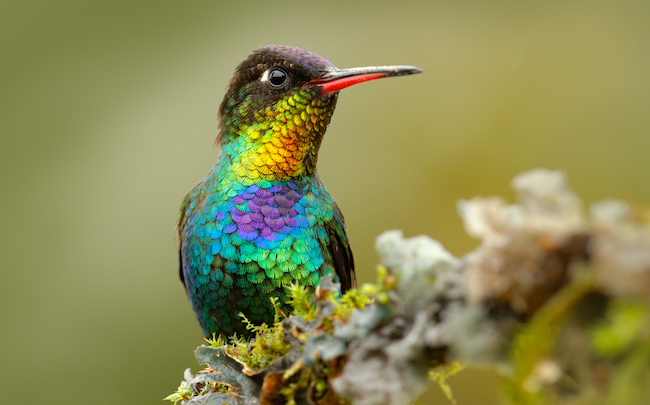
#> input picture data/kolibri.jpg, 650 x 405 px
$ python test_ip.py
#> lines starting #> are read from the running program, lines starting #| are printed output that depends on the picture
#> further down, matrix is the input picture: shape (405, 650, 3); mean B, G, R 84.6, 138.8, 139.1
### libs/ip_utils.py
#!/usr/bin/env python3
# -*- coding: utf-8 -*-
"""
Created on Sat May 15 13:25:01 2021

@author: pouja
"""

import cv2 as cv
import matplotlib.pyplot as plt
import numpy as np


# Convert a color matrix to gray
# [5 lines left out: function color_to_gray, not called in this run]


def rgb_to_ycbcr(matrix, nbits):
#> called with nbits = 8
    b, v, r = cv.split(matrix)
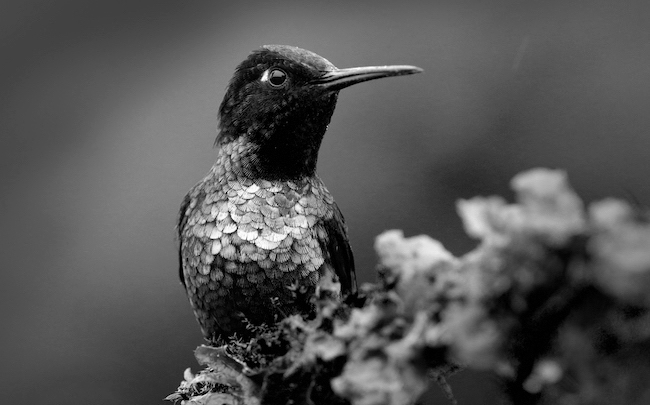
#> b: shape (405, 650); min 0, max 255, mean 84.6
    y = 0.299 * r + 0.587 * v + 0.114 * b
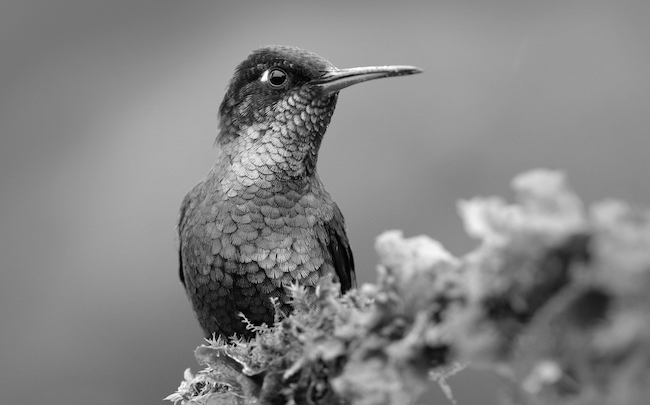
#> y: shape (405, 650) float64; min 0, max 255, mean 132.7
    cb = 0.5 * b - 0.1687 * r - 0.3313 * v + 2**(nbits-1)
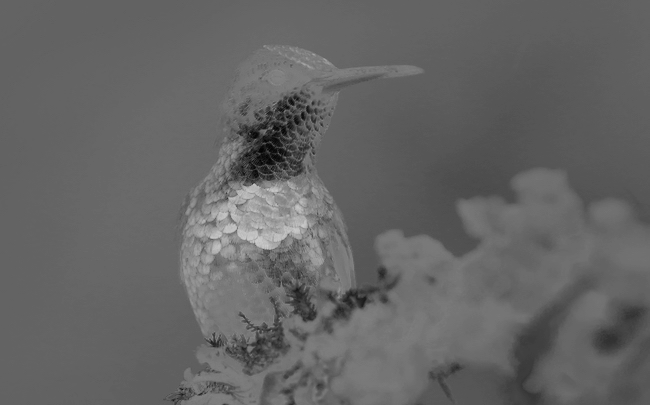
#> cb: shape (405, 650) float64; min 3.16, max 204.7, mean 100.9
    cr = 0.5 * r - 0.4187 * v - 0.0813 * b + 2**(nbits-1)
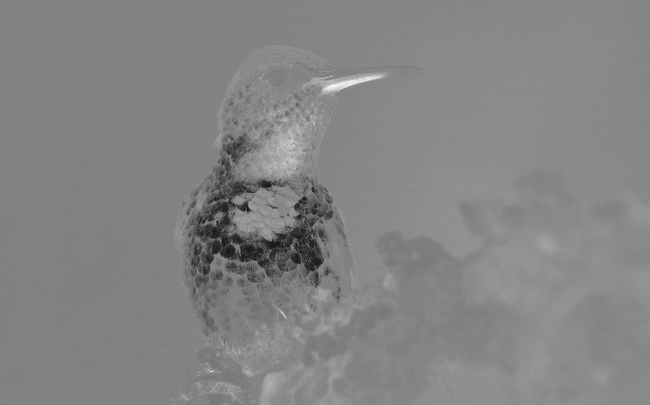
#> cr: shape (405, 650) float64; min 18.01, max 249.1, mean 132.6
#> call 2 of equalized_matrix, with nbits = 8

    return y, cb, cr


def ycbcr_to_rgb(y, cb, cr, nbits):
    matrix = np.zeros((y.shape[0], y.shape[1], 3))
    matrix[:, :, 0] = y + 1.772 * (cb - 2**(nbits-1))
    matrix[:, :, 1] = y - 0.34414 * (cb - 2**(nbits-1)) - 0.71414 * (cr - 2**(nbits-1))
    matrix[:, :, 2] = y + 1.402 * (cr - 2**(nbits-1))

    return matrix.astype(f'uint{nbits}')


# Calculate the histogram (normalized)
def histogram(matrix, nbits):
#> called with nbits = 8
    hist = np.zeros(2**nbits)
    for i in range(matrix.shape[0]):
        for j in range(matrix.shape[1]):
            hist[int(matrix[i, j])] = hist[int(matrix[i, j])] + 1
#> after the loop, hist = 256 values, max 5702 at index 153, min 3 at index 255, mean 1028.3

    return hist / np.max(hist) * (2**nbits - 1)


# Calculate cumulated histogram (normalized)
def cumulated_histogram(matrix, nbits):
    hist = histogram(matrix, nbits)
#> hist = 256 values, max 255 at index 153, min 0.134 at index 255, mean 45.99
    cumulated_hist = np.zeros(2**nbits)
    cumulated_hist[0] = hist[0]
    for i in range(1, hist.shape[0]):
        cumulated_hist[i] = cumulated_hist[i - 1] + hist[i]
#> after the loop, cumulated_hist = 256 values from 11.23 to 11772.8
    cumulated_hist /= np.max(cumulated_hist)
#> cumulated_hist = 256 values from 0.000953 to 1

    return cumulated_hist * (2**nbits - 1)


def equalized_matrix(matrix, nbits):
    """Equalize entry matrix histogram and return equalized matrix"""
    new_matrix = matrix.copy()

    if len(matrix.shape) == 2:
        cumulated_hist = cumulated_histogram(matrix, nbits)
        new_matrix = np.array([[cumulated_hist[int(new_matrix[i, j])] for
                                j in range(new_matrix.shape[1])] for i in range(new_matrix.shape[0])])
    else:
        y, cb, cr = rgb_to_ycbcr(matrix, nbits)
        ey = equalized_matrix(y, nbits)
#> in equalized_matrix (call 2), `cumulated_hist = cumulated_histogram(matrix, nbits)`: cumulated_hist = 256 values from 0.243 to 255
#> in equalized_matrix (call 2), `new_matrix = np.array([[cumulated_hist[int(new_matrix[i, j])] for j in..`:
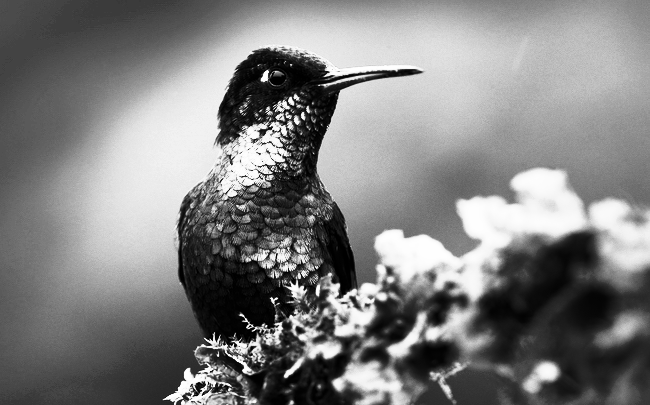
#> new_matrix: shape (405, 650) float64; min 0.243, max 255, mean 128.9
        new_matrix = ycbcr_to_rgb(ey, cb, cr, nbits)
#> in ycbcr_to_rgb, `matrix[:, :, 2] = y + 1.402 * (cr - 2**(nbits-1))`:
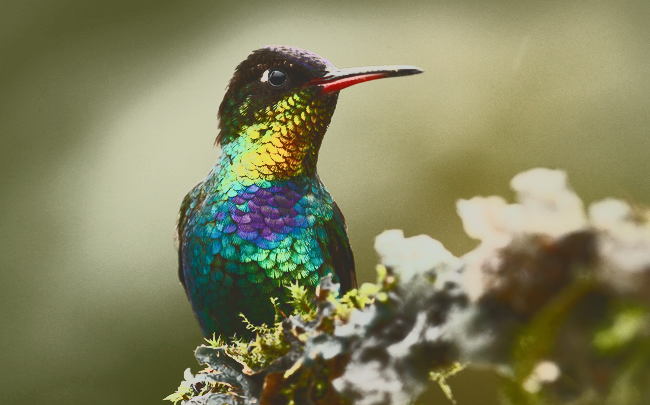
#> matrix: shape (405, 650, 3) float64; mean of channels 0, 1, 2 80.3, 134.5, 134.8; drawn with min black and max white
#> in ycbcr_to_rgb, `return matrix.astype(f'uint{nbits}')`:
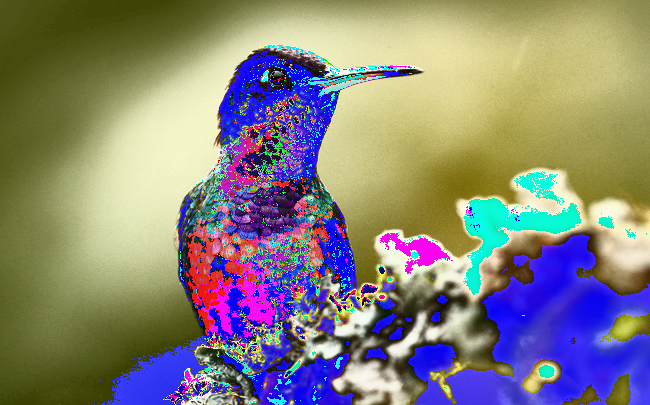
#> returned value: shape (405, 650, 3); mean of channels 0, 1, 2 124.6, 130.6, 134.9; drawn as B, G, R

    return new_matrix.astype(f'uint{nbits}')


# [33 lines left out: function pixelized_matrix, not called in this run]

### test_ip.py
#!/usr/bin/env python3
# -*- coding: utf-8 -*-
"""
Created on Sun May 16 14:04:07 2021

@author: pouja
"""
import matplotlib
import matplotlib.pyplot as plt
import cv2 as cv
import numpy as np

import libs.ip_utils as ip


# Colored matrix
matrix = cv.imread("data/kolibri.jpg")
plt.figure(1)
plt.imshow(matrix)

e_matrix = ip.equalized_matrix(matrix, 8)

plt.figure(2)
plt.imshow(e_matrix)
plt.show()


# # Let's move to gray scale
# # matrix_gray = ip.color_to_gray(matrix)
# # print("Gray image:", matrix_gray.shape)
# # plt.imshow(matrix_gray, cmap='gray')
# # plt.show()
# matrix_gray = matrix
#
# # Calculate it's histogram
# h = ip.histogram(matrix_gray, 8)
# print(np.amax(h))
# plt.plot(h)
# plt.show()
#
# # Calculate cumulated histogram
# ch = ip.cumulated_histogram(matrix_gray, 8)
# print("Gray image histogram & cumulated histogram:")
# plt.plot(ch)
# plt.show()
#
# # Calculate an image from normalized cumulated histogram
# equalized_matrix = ip.equalized_matrix(matrix_gray, 8)
# print("Equalized image:", equalized_matrix.shape)
# plt.imshow(equalized_matrix, cmap='gray')
# plt.show()
#
# # Calculate Equalized image histogram
# eh = ip.histogram(equalized_matrix, 8)
# plt.plot(eh)
# ech = ip.cumulated_histogram(equalized_matrix, 8)
# plt.plot(ech)
# print("Equalized image histogram:")
# plt.show()
#
# # Save the image as png
# # cv.imwrite("test_equalized_matrix.png", equalized_matrix)
